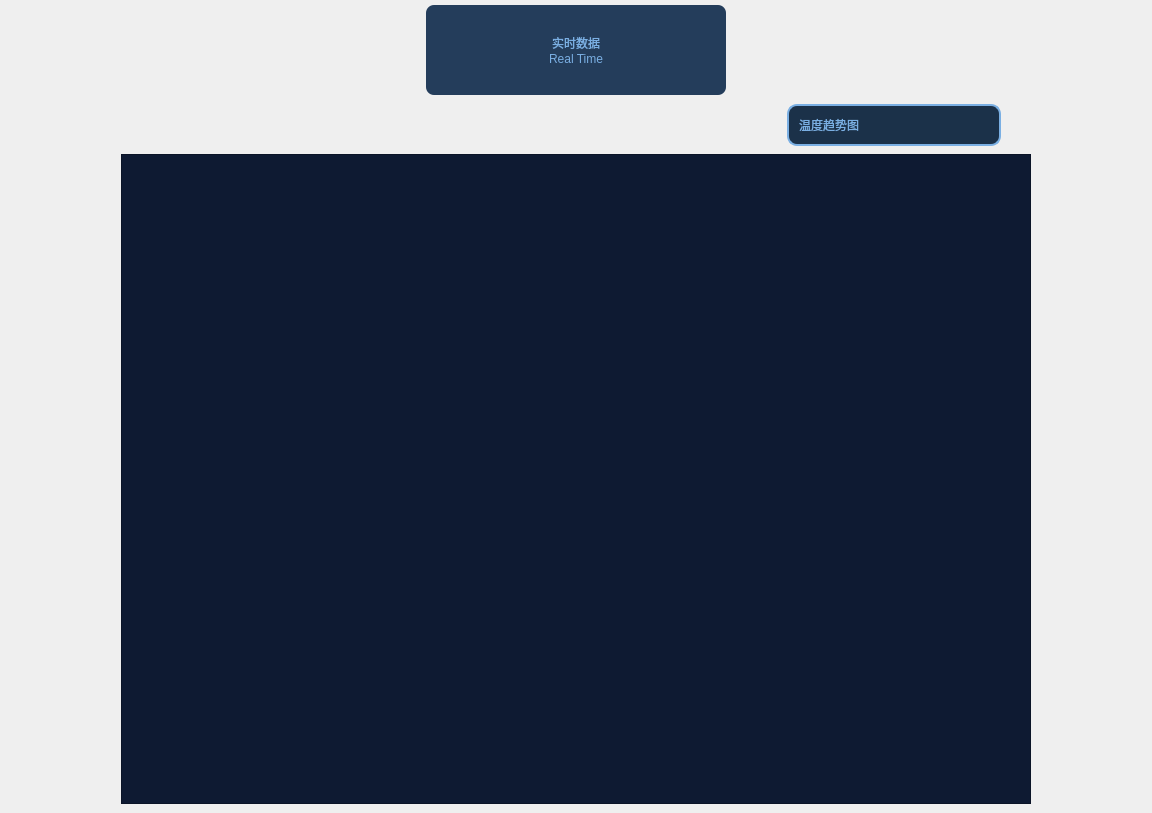
         <widget class="QWidget" name="RealTimePage">
          <property name="styleSheet">
           <string notr="true">#RealTimePage
{
background-color: rgb(14, 26, 50);
}
#WaterTop_groupBox
{
font: 16pt &quot;楷体&quot;;
color:white;
}
#WaterBottom_groupBox
{
font: 16pt &quot;楷体&quot;;
color:white;
}</string>
          </property>
          <layout class="QVBoxLayout" name="verticalLayout_7">
           <property name="spacing">
            <number>0</number>
           </property>
           <property name="leftMargin">
            <number>0</number>
           </property>
           <property name="topMargin">
            <number>0</number>
           </property>
           <property name="rightMargin">
            <number>0</number>
           </property>
           <property name="bottomMargin">
            <number>0</number>
           </property>
           <item>
            <widget class="QWidget" name="RealTimeWidget" native="true">
             <layout class="QVBoxLayout" name="verticalLayout_8">
              <property name="spacing">
               <number>0</number>
              </property>
              <property name="leftMargin">
               <number>0</number>
              </property>
              <property name="topMargin">
               <number>5</number>
              </property>
              <property name="rightMargin">
               <number>0</number>
              </property>
              <property name="bottomMargin">
               <number>0</number>
              </property>
              <item>
               <widget class="QWidget" name="TopWidget" native="true">
                <property name="minimumSize">
                 <size>
                  <width>0</width>
                  <height>90</height>
                 </size>
                </property>
                <layout class="QHBoxLayout" name="horizontalLayout_2">
                 <property name="spacing">
                  <number>10</number>
                 </property>
                 <property name="leftMargin">
                  <number>0</number>
                 </property>
                 <property name="topMargin">
                  <number>0</number>
                 </property>
                 <property name="rightMargin">
                  <number>0</number>
                 </property>
                 <property name="bottomMargin">
                  <number>0</number>
                 </property>
                 <item>
                  <spacer name="horizontalSpacer">
                   <property name="orientation">
                    <enum>Qt::Horizontal</enum>
                   </property>
                   <property name="sizeHint" stdset="0">
                    <size>
                     <width>249</width>
                     <height>20</height>
                    </size>
                   </property>
                  </spacer>
                 </item>
                 <item>
                  <widget class="QLabel" name="RealTimeLabel">
                   <property name="minimumSize">
                    <size>
                     <width>300</width>
                     <height>0</height>
                    </size>
                   </property>
                   <property name="maximumSize">
                    <size>
                     <width>16777215</width>
                     <height>90</height>
                    </size>
                   </property>
                   <property name="styleSheet">
                    <string notr="true">QLabel{
border-radius:8px;
background-color: rgb(36, 61, 91);
font: 20pt &quot;楷体&quot; ;
color: rgb(122, 175, 227);
}
/*
QLabel:hover{
background-color: rgb(202, 221, 245);
font: 18pt &quot;楷体&quot;;
}
*/</string>
                   </property>
                   <property name="text">
                    <string>实时数据
Real Time</string>
                   </property>
                   <property name="alignment">
                    <set>Qt::AlignCenter</set>
                   </property>
                  </widget>
                 </item>
                 <item>
                  <spacer name="horizontalSpacer_2">
                   <property name="orientation">
                    <enum>Qt::Horizontal</enum>
                   </property>
                   <property name="sizeHint" stdset="0">
                    <size>
                     <width>249</width>
                     <height>20</height>
                    </size>
                   </property>
                  </spacer>
                 </item>
                </layout>
               </widget>
              </item>
              <item>
               <widget class="QWidget" name="widget_4" native="true">
                <layout class="QHBoxLayout" name="horizontalLayout_3">
                 <item>
                  <spacer name="horizontalSpacer_12">
                   <property name="orientation">
                    <enum>Qt::Horizontal</enum>
                   </property>
                   <property name="sizeType">
                    <enum>QSizePolicy::Fixed</enum>
                   </property>
                   <property name="sizeHint" stdset="0">
                    <size>
                     <width>112</width>
                     <height>20</height>
                    </size>
                   </property>
                  </spacer>
                 </item>
                 <item>
                  <widget class="QWidget" name="widget_3" native="true">
                   <property name="minimumSize">
                    <size>
                     <width>910</width>
                     <height>700</height>
                    </size>
                   </property>
                   <layout class="QVBoxLayout" name="verticalLayout_3">
                    <property name="spacing">
                     <number>8</number>
                    </property>
                    <property name="leftMargin">
                     <number>0</number>
                    </property>
                    <property name="topMargin">
                     <number>0</number>
                    </property>
                    <property name="rightMargin">
                     <number>0</number>
                    </property>
                    <property name="bottomMargin">
                     <number>0</number>
                    </property>
                    <item>
                     <widget class="QWidget" name="widget_2" native="true">
                      <layout class="QHBoxLayout" name="horizontalLayout">
                       <property name="spacing">
                        <number>0</number>
                       </property>
                       <property name="leftMargin">
                        <number>0</number>
                       </property>
                       <property name="topMargin">
                        <number>0</number>
                       </property>
                       <property name="rightMargin">
                        <number>0</number>
                       </property>
                       <property name="bottomMargin">
                        <number>0</number>
                       </property>
                       <item>
                        <spacer name="horizontalSpacer_3">
                         <property name="orientation">
                          <enum>Qt::Horizontal</enum>
                         </property>
                         <property name="sizeHint" stdset="0">
                          <size>
                           <width>40</width>
                           <height>20</height>
                          </size>
                         </property>
                        </spacer>
                       </item>
                       <item>
                        <widget class="QComboBox" name="ChartComboBox">
                         <property name="sizePolicy">
                          <sizepolicy hsizetype="Preferred" vsizetype="Fixed">
                           <horstretch>0</horstretch>
                           <verstretch>0</verstretch>
                          </sizepolicy>
                         </property>
                         <property name="minimumSize">
                          <size>
                           <width>214</width>
                           <height>42</height>
                          </size>
                         </property>
                         <property name="maximumSize">
                          <size>
                           <width>210</width>
                           <height>45</height>
                          </size>
                         </property>
                         <property name="focusPolicy">
                          <enum>Qt::WheelFocus</enum>
                         </property>
                         <property name="styleSheet">
                          <string notr="true">/*QCombobox主体*/
QComboBox {
	font: 13pt &quot;楷体&quot;;
	color: rgb(122, 175, 227);
    border: 2px solid rgb(122,175,227);/*设置线宽*/
	background-color: rgb(27, 49, 73);/*背景颜色*/
    border-radius: 10px;/*圆角*/
    padding: 1px 2px 1px 2px;  /*针对于组合框中的文本内容*/
	text-align:bottom;
    min-width: 9em;   /*# 组合框的最小宽度*/
    /*min-height: 5em;*/
	border-style:solid;/*边框为实线型*/
	border-width:2px;/*边框宽度*/
	border-color:rgb(122,175,227);/*边框颜色*/
	padding-left: 10px;/*左侧边距*/
}
/*QCombobox右侧按钮*/
QComboBox::drop-down {
    subcontrol-origin: padding;
    subcontrol-position: top right;/*放于右方顶部*/
    width: 50px;/*设置按钮范围宽度*/
    border-top-right-radius: 3px;/*设置边框圆角*/
    border-bottom-right-radius: 3px;
/*padding-right: 50px;*/
}
/*QCombobox右侧按钮的箭头图标*/
QComboBox::down-arrow {
	border-image: url(:/ptr/downJT.png);/*自定义图片填充*/
	width: 18px;/*设置该图标的宽高*/
	height: 18px;
}
/*QCombobox右侧按钮的箭头图标*/
QComboBox::down-arrow::on {
	border-image: url(:/ptr/upJT.png);/*自定义图片填充*/
	width: 18px;/*设置该图标的宽高*/
	height: 18px;
}


/* 下拉后，整个下拉窗体样式 */
QComboBox QAbstractItemView {
	font: 13pt &quot;楷体&quot;;
    border: 2px solid rgb(202, 221, 245);/*边框宽度、线形、颜色*/
	/*背景颜色*/
	background-color: rgba(36, 61, 91,0.8);
    border-radius: 10px;/*圆角*/
    padding: 1px 2px 1px 2px;  /*针对于组合框中的文本内容*/
    min-width: 12em;   /*# 组合框的最小宽度*/
}

/* 下拉后，整个下拉窗体每项的样式 */
QComboBox QAbstractItemView::item {
	font: 13pt &quot;楷体&quot;;
	color: rgb(122, 175, 227);
	border-radius: 10px;/*圆角*/
    height: 30px;   /* 项的高度（设置pComboBox-&gt;setView(new QListView());后，该项才起作用） */
	background-color: rgba(36, 61, 91,0.3);

}

/*以下部分不知为何不生效，有待调试*/
/* 下拉后，整个下拉窗体越过每项的样式 */
QComboBox QAbstractItemView::item:hover {
    color: #FFFFF0;
	font: 13pt &quot;楷体&quot;;
	color: rgb(122, 175, 227);
       /* 整个下拉窗体越过每项的背景色 */
	background-color: rgb(98, 0, 255);
}

/* 下拉后，整个下拉窗体被选择的每项的样式 */
QComboBox QAbstractItemView::item:selected {
    color: #FFFFF0;
	font: 13pt &quot;楷体&quot;;
	color: rgb(122, 175, 227);
	background-color: rgb(0, 85, 200);
}
</string>
                         </property>
                         <item>
                          <property name="text">
                           <string>温度趋势图</string>
                          </property>
                          <property name="icon">
                           <iconset resource="res.qrc">
                            <normaloff>:/ptr/Temp.png</normaloff>:/ptr/Temp.png</iconset>
                          </property>
                         </item>
                         <item>
                          <property name="text">
                           <string>湿度趋势图</string>
                          </property>
                          <property name="icon">
                           <iconset resource="res.qrc">
                            <normaloff>:/ptr/humidity.png</normaloff>:/ptr/humidity.png</iconset>
                          </property>
                         </item>
                         <item>
                          <property name="text">
                           <string>气压趋势图</string>
                          </property>
                          <property name="icon">
                           <iconset resource="res.qrc">
                            <normaloff>:/ptr/pressure.png</normaloff>:/ptr/pressure.png</iconset>
                          </property>
                         </item>
                         <item>
                          <property name="text">
                           <string>VOC趋势图</string>
                          </property>
                          <property name="icon">
                           <iconset resource="res.qrc">
                            <normaloff>:/ptr/voc.png</normaloff>:/ptr/voc.png</iconset>
                          </property>
                         </item>
                         <item>
                          <property name="text">
                           <string>光照趋势图</string>
                          </property>
                          <property name="icon">
                           <iconset resource="res.qrc">
                            <normaloff>:/ptr/Light.png</normaloff>:/ptr/Light.png</iconset>
                          </property>
                         </item>
                         <item>
                          <property name="text">
                           <string>PH趋势图</string>
                          </property>
                          <property name="icon">
                           <iconset resource="res.qrc">
                            <normaloff>:/ptr/pH.png</normaloff>:/ptr/pH.png</iconset>
                          </property>
                         </item>
                         <item>
                          <property name="text">
                           <string>TDS趋势图</string>
                          </property>
                          <property name="icon">
                           <iconset resource="res.qrc">
                            <normaloff>:/ptr/TDS.png</normaloff>:/ptr/TDS.png</iconset>
                          </property>
                         </item>
                         <item>
                          <property name="text">
                           <string>EC趋势图</string>
                          </property>
                          <property name="icon">
                           <iconset resource="res.qrc">
                            <normaloff>:/ptr/EC.png</normaloff>:/ptr/EC.png</iconset>
                          </property>
                         </item>
                         <item>
                          <property name="text">
                           <string>浊度趋势图</string>
                          </property>
                          <property name="icon">
                           <iconset resource="res.qrc">
                            <normaloff>:/ptr/turbidity.png</normaloff>:/ptr/turbidity.png</iconset>
                          </property>
                         </item>
                         <item>
                          <property name="text">
                           <string>水位趋势图</string>
                          </property>
                          <property name="icon">
                           <iconset resource="res.qrc">
                            <normaloff>:/ptr/WaterLevel.png</normaloff>:/ptr/WaterLevel.png</iconset>
                          </property>
                         </item>
                        </widget>
                       </item>
                       <item>
                        <spacer name="horizontalSpacer_4">
                         <property name="orientation">
                          <enum>Qt::Horizontal</enum>
                         </property>
                         <property name="sizeType">
                          <enum>QSizePolicy::Fixed</enum>
                         </property>
                         <property name="sizeHint" stdset="0">
                          <size>
                           <width>30</width>
                           <height>20</height>
                          </size>
                         </property>
                        </spacer>
                       </item>
                      </layout>
                     </widget>
                    </item>
                    <item>
                     <widget class="QChartView" name="Chart">
                      <property name="minimumSize">
                       <size>
                        <width>350</width>
                        <height>280</height>
                       </size>
                      </property>
                      <property name="maximumSize">
                       <size>
                        <width>9999</width>
                        <height>9999</height>
                       </size>
                      </property>
                      <property name="layoutDirection">
                       <enum>Qt::LeftToRight</enum>
                      </property>
                      <property name="styleSheet">
                       <string notr="true">#Chart
{
background-color: rgb(14, 26, 50);
}</string>
                      </property>
                      <property name="renderHints">
                       <set>QPainter::TextAntialiasing</set>
                      </property>
                      <property name="dragMode">
                       <enum>QGraphicsView::NoDrag</enum>
                      </property>
                     </widget>
                    </item>
                   </layout>
                  </widget>
                 </item>
                 <item>
                  <spacer name="horizontalSpacer_11">
                   <property name="orientation">
                    <enum>Qt::Horizontal</enum>
                   </property>
                   <property name="sizeType">
                    <enum>QSizePolicy::Fixed</enum>
                   </property>
                   <property name="sizeHint" stdset="0">
                    <size>
                     <width>112</width>
                     <height>20</height>
                    </size>
                   </property>
                  </spacer>
                 </item>
                </layout>
               </widget>
              </item>
             </layout>
            </widget>
           </item>
          </layout>
         </widget>
